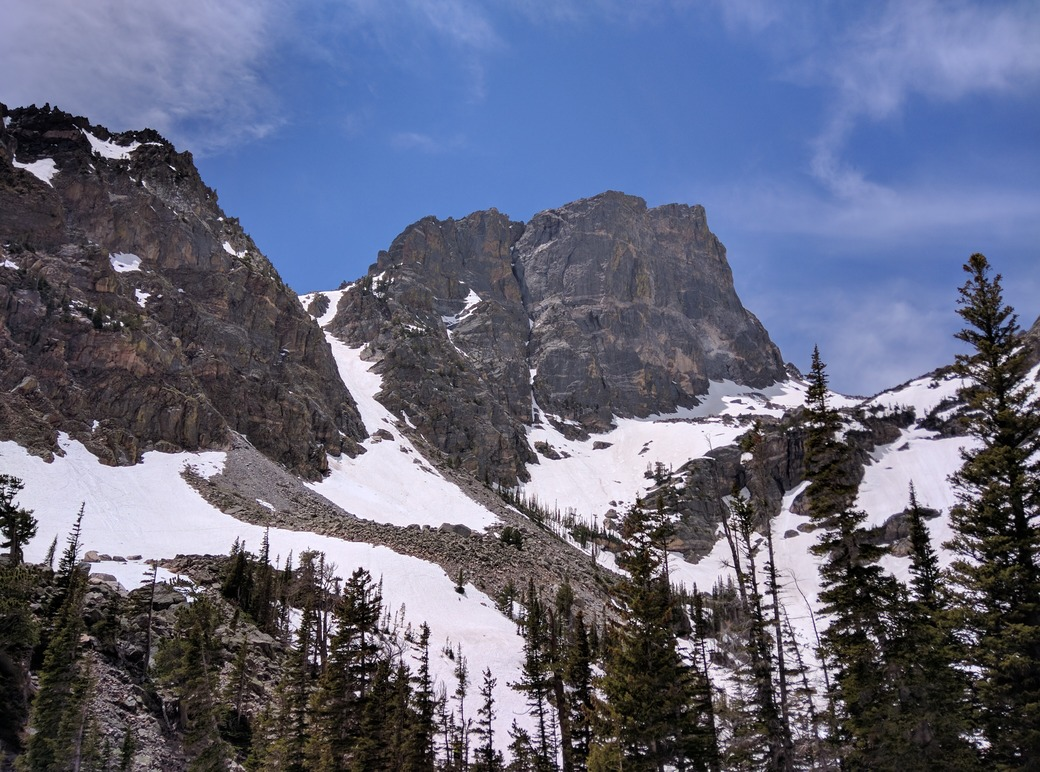
#> input picture 4293 Python26/Richie's Lab/Lab06/src/images/hallett_peak.jpg, 1040 x 772 px
$ python slidernmaskingprog.py
#> lines starting #> are read from the running program, lines starting #| are printed output that depends on the picture; after the words box and inside, x2 and y2 are one past the last pixel; in counts of white or black regions, pixels touching at a corner belong together
### 4293 Python26/Richie's Lab/Lab06/src/preprocessing.py
"""Image preprocessing functions for Lab 6"""

import numpy as np
import matplotlib.pyplot as plt
from pathlib import Path

def read_image(filename: str):
    """Read the file indicated by filename as a numpy rgb image array."""
    return np.array(plt.imread(Path(filename)))

def luma_transform(rgb_ndarray):
    """Perform the luma transform on the red, green, and blue channels of the image ndarray"""
    return np.dot(rgb_ndarray[...,:3], [.2989, .5870, .1140])

def preprocess(filename: str):
    """Given an image filename, load and convert the image to a grayscale ndarray."""
    return luma_transform(read_image(filename))

# [7 lines that do not run on import are left out]

### 4293 Python26/Richie's Lab/Lab06/src/imgprocessfunc.py
import numpy as np

def gradient_center(G: np.ndarray):
    G = G.astype(float)
    H, W = G.shape
    grad = np.zeros((H, W, 2), dtype=float)

    #interior pts
    grad[1:-1, 1:-1, 0] = (G[1:-1, 2:] - G[1:-1, :-2]) / 2.0 # d/dx
    grad[1:-1, 1:-1, 1] = (G[2:, 1:-1] - G[:-2, 1:-1]) / 2.0 # d/dy

    return grad

def edge_mask_gradient(grad: np.ndarray, threshold: float):
    gx = grad[..., 0]
    gy = grad[..., 1]
    mag = np.sqrt(gx**2 + gy**2) # L2 norm
    mask = mag > threshold
    return mask

# [20 lines left out: function gradient_sobel_like, not called in this run]

### 4293 Python26/Richie's Lab/Lab06/src/slidernmaskingprog.py
import numpy as np
import matplotlib.pyplot as plt
from matplotlib.widgets import Slider
from preprocessing import preprocess, read_image
from imgprocessfunc import gradient_center, edge_mask_gradient


def apply_edge_mask(color_img, edge_mask):
    out = color_img.copy()
    out[edge_mask] = 0
    return out

def main():
    while True:
        filename = input("\n\tEnter image filename: ").strip()
#> the answer given: images/hallett_peak.jpg
        try:
            color_img = read_image(filename)
#> in read_image, returned value is the input picture: shape (772, 1040, 3); mean R, G, B 98.6, 102.8, 125
            break
        except FileNotFoundError:
            print("\n\tFile not found: Please try again.")
        except OSError:
            print("\n\tThat file couldn't be opened as an image. Try a different file.")

    color_img = read_image(filename)
    gray = preprocess(filename)
#> in luma_transform, `return np.dot(rgb_ndarray[...,:3], [.2989, .5870, .1140])`:
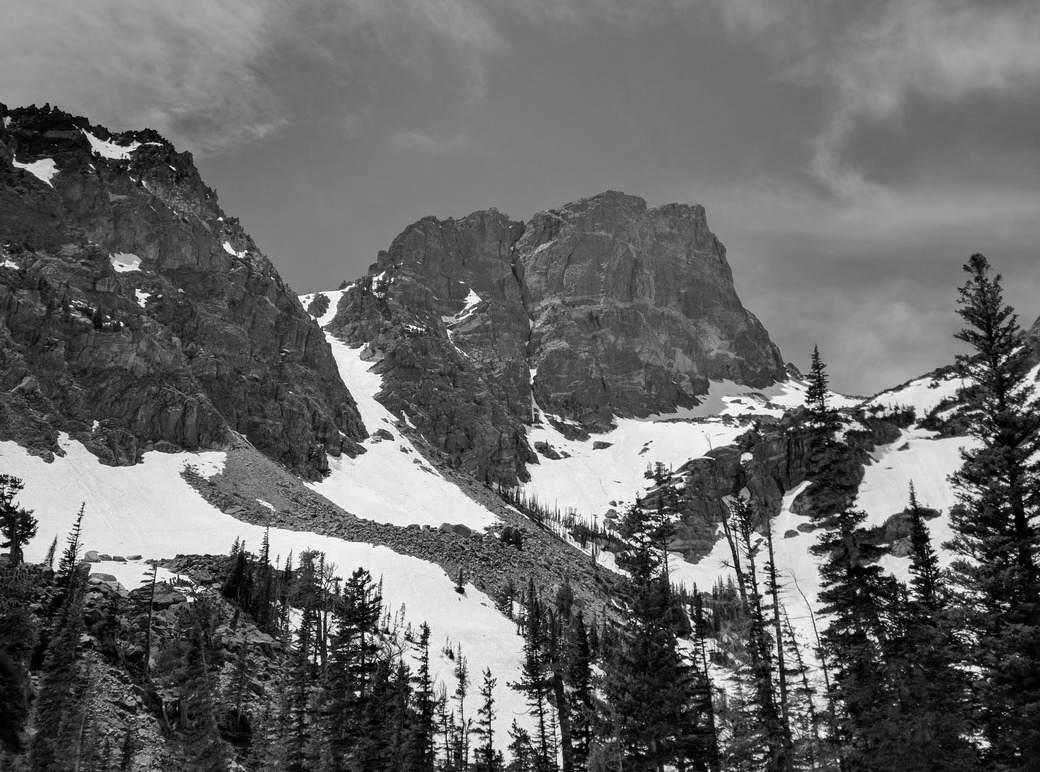
#> returned value: shape (772, 1040) float64; min 0, max 255, mean 104.1

    grad = gradient_center(gray)

    def choose_threshold(thresh=12):
        while True:
            try:
                thresh_result = int(input("\n\tEnter a threshold to start (suggested is 12): "))
                break
            except ValueError:
                print("\nInvalid input. Enter an integer.")
        return thresh_result

    init_thresh = choose_threshold()
#> the loop in choose_threshold, `while True:` made 1 pass; the answer given on pass 1: 100

    # Initialize mask and display image
    mask = edge_mask_gradient(grad, init_thresh)
#> in edge_mask_gradient, `gy = grad[..., 1]`:
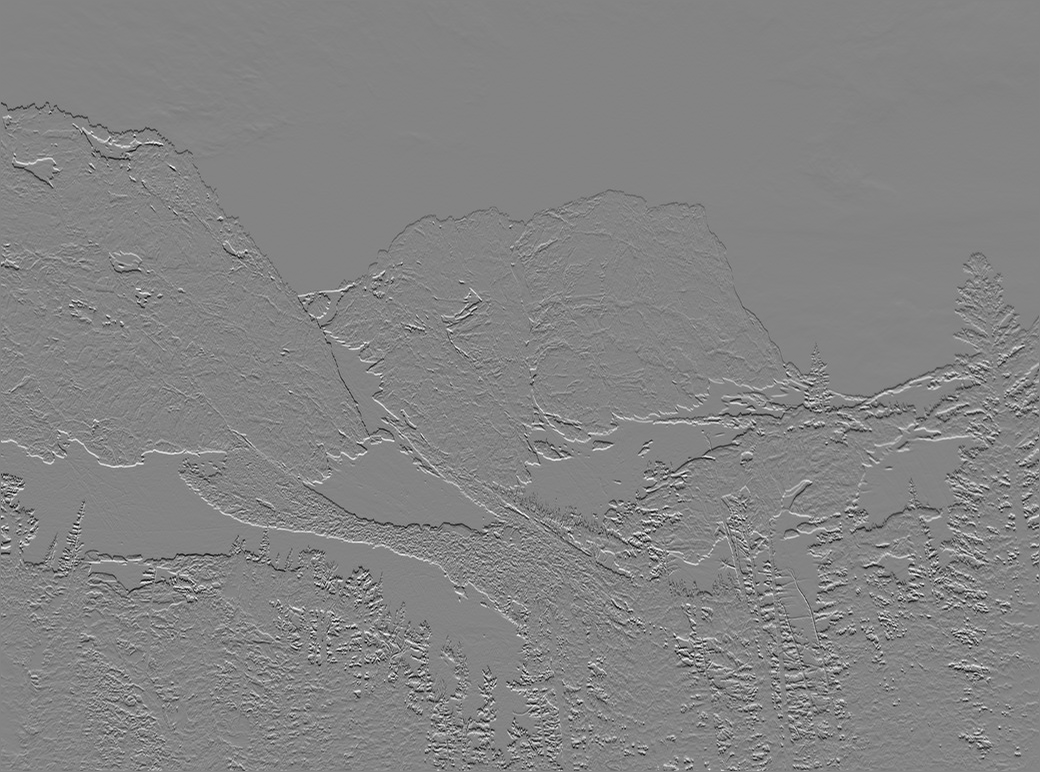
#> gy: shape (772, 1040) float64; min -125.7, max 116.8, mean -0.1; drawn with min black and max white
#> in edge_mask_gradient, `mag = np.sqrt(gx**2 + gy**2)`:
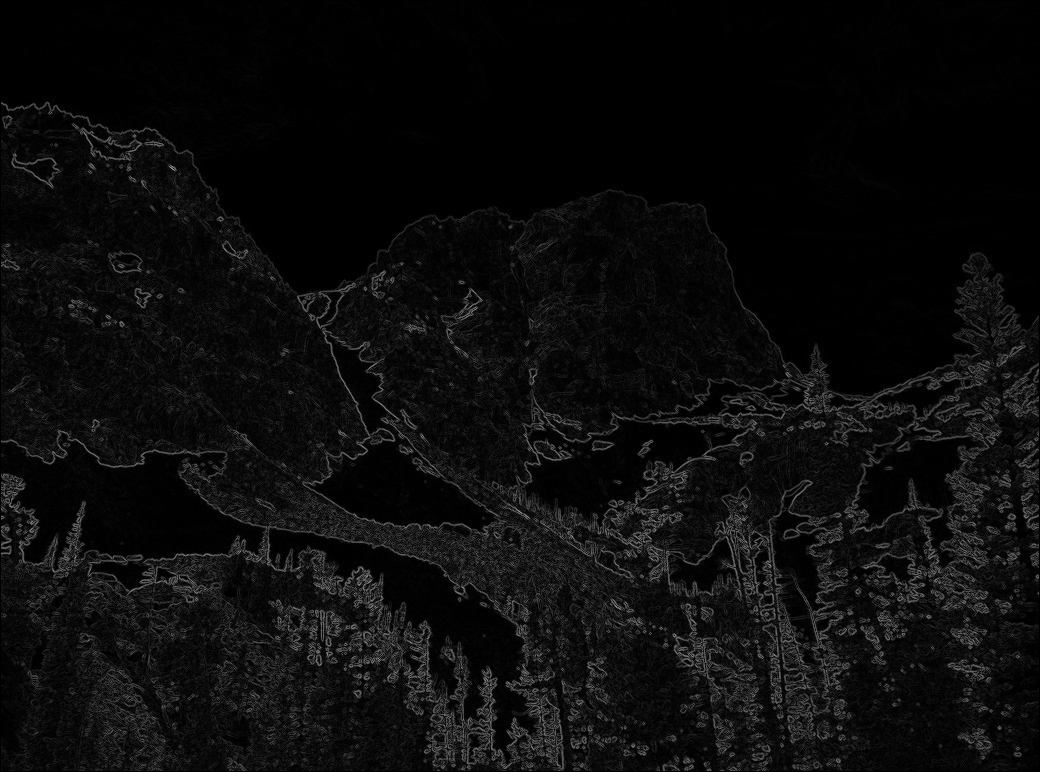
#> mag: shape (772, 1040) float64; min 0, max 160, mean 12.5
#> in edge_mask_gradient, `mask = mag > threshold`:
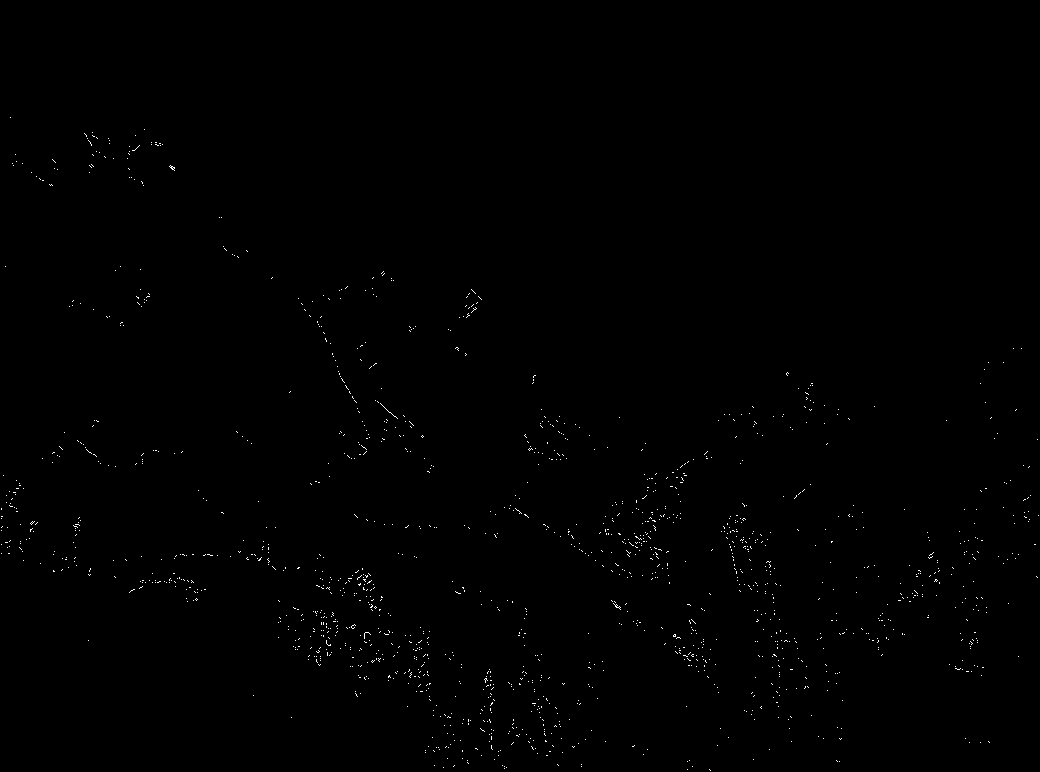
#> mask: shape (772, 1040) bool; 0.33% white in thin lines or dots, all inside (x1, y1, x2, y2) = (1, 117, 1039, 771)
    masked_img = apply_edge_mask(color_img, mask)
#> in apply_edge_mask, `out[edge_mask] = 0`:
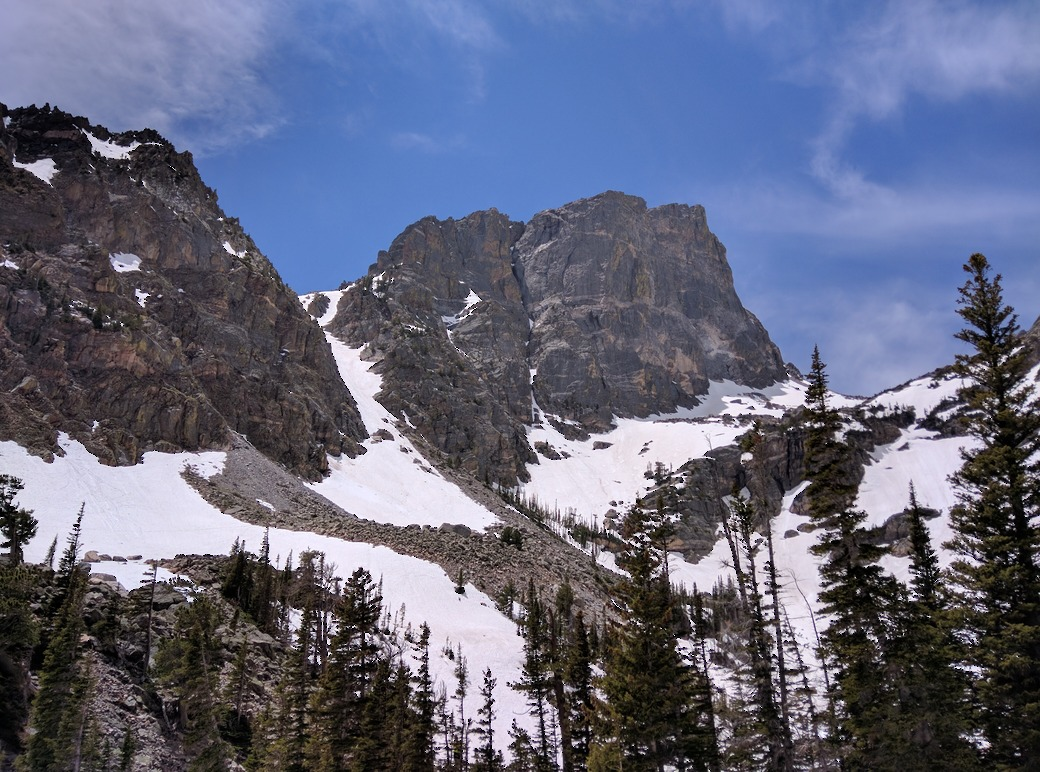
#> out: shape (772, 1040, 3); 0.33% of pixels changed, all inside (x1, y1, x2, y2) = (1, 117, 1039, 771)

    fig, ax = plt.subplots()
    img_artist = ax.imshow(masked_img)
    ax.axis('off')

    fig.subplots_adjust(bottom=0.25)
    axthresh = fig.add_axes([0.25, 0.1, 0.65, 0.03])

    thresh_slider = Slider(
        ax = axthresh,
        label='Threshold',
        valmin=0,
        valmax=255,
        valinit=init_thresh,
    )

    def update(val):
        new_thresh = thresh_slider.val
        new_mask = edge_mask_gradient(grad, new_thresh)
        new_masked = apply_edge_mask(color_img, new_mask)
        img_artist.set_data(new_masked)
        fig.canvas.draw_idle()

    thresh_slider.on_changed(update)
    plt.show()
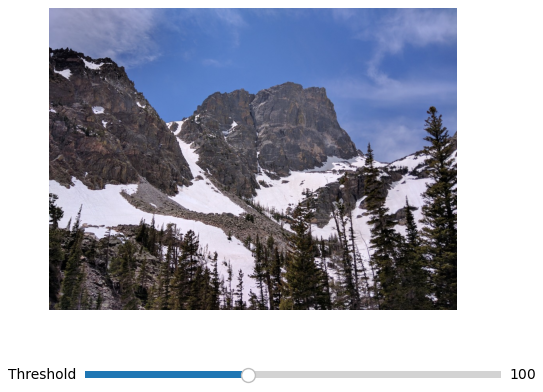
#> figure drawn by matplotlib, 2 panels

if __name__ == "__main__":
    main()
